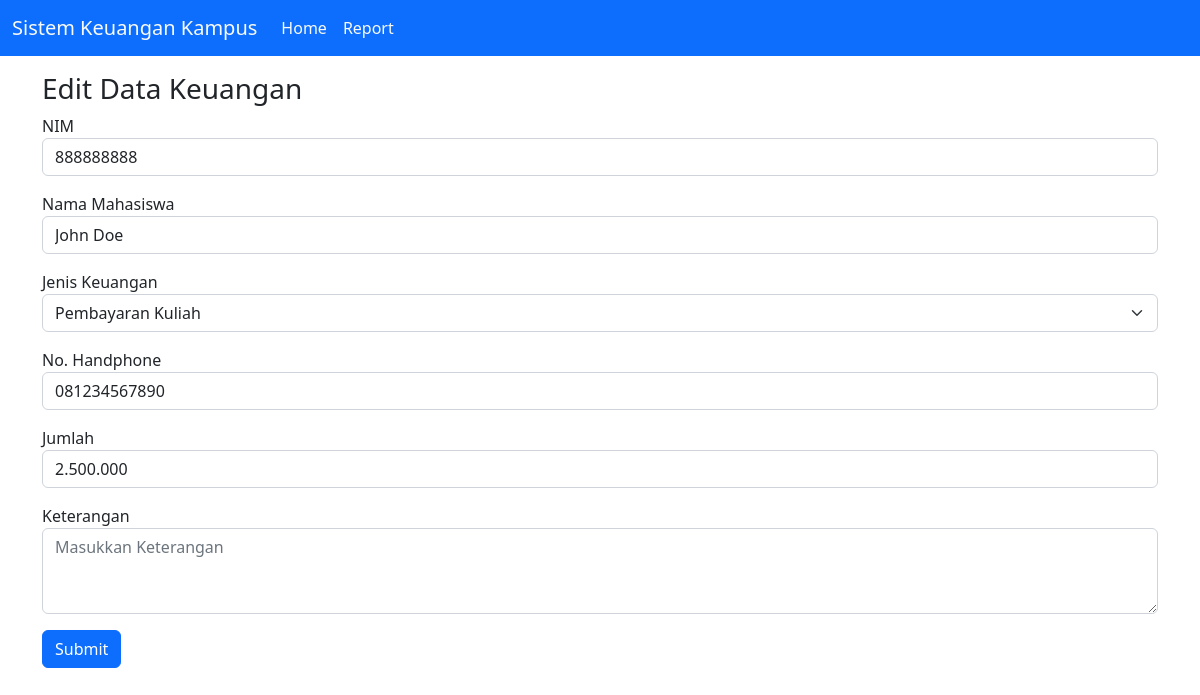
/index.php?act=edit&id=1, run on the app's committed database.
### tables this page shows
CREATE TABLE `crud`  (
  `id` int NOT NULL AUTO_INCREMENT,
  `nim` varchar(50) NOT NULL,
  `nama_mahasiswa` varchar(100) NOT NULL,
  `nohp` varchar(20) NOT NULL,
  `jenis_keuangan` varchar(20) NOT NULL,
  `jumlah` varchar(20) NOT NULL,
  `keterangan` text NULL,
  PRIMARY KEY (`id`) USING BTREE
);

### index.php (the view, shortened to what this page needs)
<!DOCTYPE html>
<html lang="en">
<head>
    <link href="https://cdn.jsdelivr.net/npm/bootstrap@5.2.3/dist/css/bootstrap.min.css" rel="stylesheet">
</head>
<body>
    <?php
    include "connection.php";
    $act = (isset($_REQUEST['act'])) ? $_REQUEST['act'] : '';
    $id = (isset($_REQUEST['id'])) ? $_REQUEST['id'] : '';
    switch ($act) {
        case 'edit':
            $q = mysqli_query($koneksi, "SELECT * FROM crud WHERE id='$id'");
            $d = mysqli_fetch_assoc($q);
            break;
    }
    ?>
    <nav class="navbar navbar-expand-lg navbar-primary bg-primary">
        <div class="container-fluid">
            <a class="navbar-brand text-light" href="#">Sistem Keuangan Kampus</a>
            <div class="collapse navbar-collapse" id="navbarNav">
                <ul class="navbar-nav">
                    <li class="nav-item">
                        <a class="nav-link text-light" href="index.php">Home</a>
                    </li>
                    <li class="nav-item">
                        <a class="nav-link text-light" href="report.php">Report</a>
                    </li>
                </ul>
            </div>
        </div>
    </nav>
    <div class="container mt-3">
        <h3><?= ($act == 'edit') ? 'Edit' : 'Input' ?> Data Keuangan</h3>
        <form action="index.php?<?= ($act == 'edit') ? 'act=saveEdit&id=' . $id . '' : 'act=save' ?>" method="POST">
            <div class="form-group mb-3">
                <label for="input-nim">NIM</label>
                <input type="text" class="form-control" name='nim' id="input-nim" placeholder="Masukkan NIM" value="<?= @$d['nim'] ?>" required>
            </div>
            <div class="form-group mb-3">
                <label for="input-nama">Nama Mahasiswa</label>
                <input type="text" class="form-control" name='nama' id="input-nama" placeholder="Masukkan Nama" value="<?= @$d['nama_mahasiswa'] ?>" required>
            </div>
            <div class="form-group mb-3">
                <label for="input-jenis">Jenis Keuangan</label>
                <select class="form-select" name='jenis_keuangan' id="input-jenis" required>
                    <option value="Pembayaran Kuliah" <?= (@$d['jenis_keuangan'] == 'Pembayaran Kuliah') ? 'selected' : '' ?>>Pembayaran Kuliah</option>
                </select>
            </div>
            <div class="form-group mb-3">
                <label for="input-nama">No. Handphone</label>
                <input type="text" class="form-control" name='nohp' id="nohp" placeholder="Masukkan No Handphone" value="<?= @$d['nohp'] ?>" required>
            </div>
            <div class="form-group mb-3">
                <label for="input-jumlah">Jumlah</label>
                <input type="text" class="form-control" name="jumlah" id="input-jumlah" placeholder="Masukkan Jumlah" min="0" step="1" value="<?= @$d['jumlah'] ?>" required>
            </div>
            <div class=" form-group mb-3">
                <label for="input-keterangan">Keterangan</label>
                <textarea class="form-control" name="keterangan" id="input-keterangan" rows="3" placeholder="Masukkan Keterangan"><?= @$d['keterangan'] ?></textarea>
            </div>
            <button type="submit" class="btn btn-primary">Submit</button>
        </form>
    </div>
</body>
</html>

### data on the page
crud: nim "888888888", nama "John Doe", jenis_keuangan "Pembayaran Kuliah", nohp "081234567890", jumlah "2.500.000"
